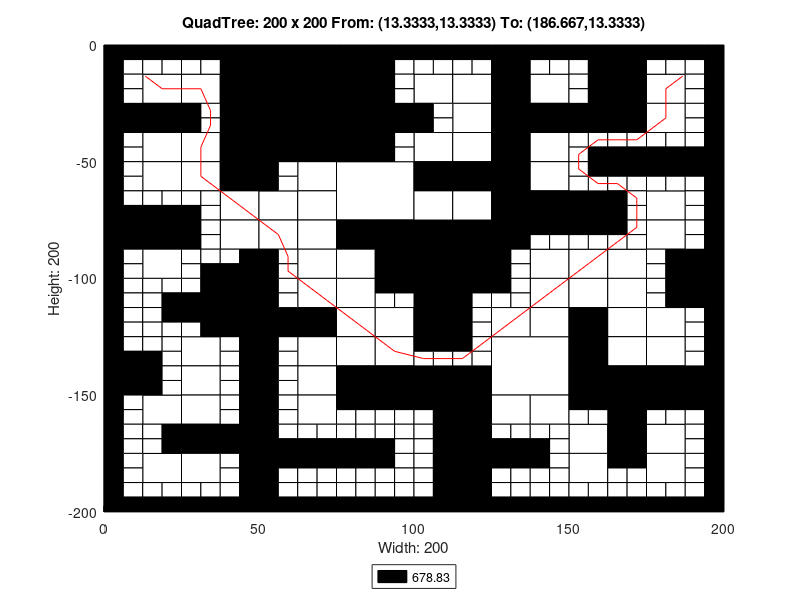

Write MATLAB code to recreate this figure.
axis([0 200 -200 0]);
title('QuadTree: 200 x 200 From: (13.3333,13.3333) To: (186.667,13.3333)');
xlabel('Width: 200');
ylabel('Height: 200');
rectangle('Position',[50 -25 25 25], 'FaceColor',[0 0 0]);
rectangle('Position',[50 -50 25 25], 'FaceColor',[0 0 0]);
rectangle('Position',[75 -75 25 25], 'FaceColor',[1 1 1]);
rectangle('Position',[100 -100 25 25], 'FaceColor',[0 0 0]);
rectangle('Position',[125 -150 25 25], 'FaceColor',[1 1 1]);
rectangle('Position',[12.5 -25 12.5 12.5], 'FaceColor',[1 1 1]);
rectangle('Position',[37.5 -12.5 12.5 12.5], 'FaceColor',[0 0 0]);
rectangle('Position',[25 -25 12.5 12.5], 'FaceColor',[1 1 1]);
rectangle('Position',[37.5 -25 12.5 12.5], 'FaceColor',[0 0 0]);
rectangle('Position',[0 -37.5 12.5 12.5], 'FaceColor',[0 0 0]);
rectangle('Position',[12.5 -37.5 12.5 12.5], 'FaceColor',[0 0 0]);
rectangle('Position',[12.5 -50 12.5 12.5], 'FaceColor',[1 1 1]);
rectangle('Position',[37.5 -37.5 12.5 12.5], 'FaceColor',[0 0 0]);
rectangle('Position',[25 -50 12.5 12.5], 'FaceColor',[1 1 1]);
rectangle('Position',[37.5 -50 12.5 12.5], 'FaceColor',[0 0 0]);
rectangle('Position',[75 -12.5 12.5 12.5], 'FaceColor',[0 0 0]);
rectangle('Position',[75 -25 12.5 12.5], 'FaceColor',[0 0 0]);
rectangle('Position',[75 -37.5 12.5 12.5], 'FaceColor',[0 0 0]);
rectangle('Position',[87.5 -37.5 12.5 12.5], 'FaceColor',[0 0 0]);
rectangle('Position',[75 -50 12.5 12.5], 'FaceColor',[0 0 0]);
rectangle('Position',[12.5 -62.5 12.5 12.5], 'FaceColor',[1 1 1]);
rectangle('Position',[25 -62.5 12.5 12.5], 'FaceColor',[1 1 1]);
rectangle('Position',[37.5 -62.5 12.5 12.5], 'FaceColor',[0 0 0]);
rectangle('Position',[37.5 -75 12.5 12.5], 'FaceColor',[1 1 1]);
rectangle('Position',[0 -87.5 12.5 12.5], 'FaceColor',[0 0 0]);
rectangle('Position',[12.5 -87.5 12.5 12.5], 'FaceColor',[0 0 0]);
rectangle('Position',[12.5 -100 12.5 12.5], 'FaceColor',[1 1 1]);
rectangle('Position',[37.5 -87.5 12.5 12.5], 'FaceColor',[1 1 1]);
rectangle('Position',[62.5 -62.5 12.5 12.5], 'FaceColor',[1 1 1]);
rectangle('Position',[50 -75 12.5 12.5], 'FaceColor',[1 1 1]);
rectangle('Position',[62.5 -75 12.5 12.5], 'FaceColor',[1 1 1]);
rectangle('Position',[50 -87.5 12.5 12.5], 'FaceColor',[1 1 1]);
rectangle('Position',[62.5 -87.5 12.5 12.5], 'FaceColor',[1 1 1]);
rectangle('Position',[62.5 -100 12.5 12.5], 'FaceColor',[1 1 1]);
rectangle('Position',[75 -87.5 12.5 12.5], 'FaceColor',[0 0 0]);
rectangle('Position',[87.5 -87.5 12.5 12.5], 'FaceColor',[0 0 0]);
rectangle('Position',[75 -100 12.5 12.5], 'FaceColor',[1 1 1]);
rectangle('Position',[87.5 -100 12.5 12.5], 'FaceColor',[0 0 0]);
rectangle('Position',[100 -25 12.5 12.5], 'FaceColor',[1 1 1]);
rectangle('Position',[112.5 -25 12.5 12.5], 'FaceColor',[1 1 1]);
rectangle('Position',[125 -12.5 12.5 12.5], 'FaceColor',[0 0 0]);
rectangle('Position',[125 -25 12.5 12.5], 'FaceColor',[0 0 0]);
rectangle('Position',[137.5 -25 12.5 12.5], 'FaceColor',[1 1 1]);
rectangle('Position',[112.5 -37.5 12.5 12.5], 'FaceColor',[1 1 1]);
rectangle('Position',[100 -50 12.5 12.5], 'FaceColor',[1 1 1]);
rectangle('Position',[112.5 -50 12.5 12.5], 'FaceColor',[1 1 1]);
rectangle('Position',[125 -37.5 12.5 12.5], 'FaceColor',[0 0 0]);
rectangle('Position',[137.5 -37.5 12.5 12.5], 'FaceColor',[0 0 0]);
rectangle('Position',[125 -50 12.5 12.5], 'FaceColor',[0 0 0]);
rectangle('Position',[137.5 -50 12.5 12.5], 'FaceColor',[1 1 1]);
rectangle('Position',[162.5 -12.5 12.5 12.5], 'FaceColor',[0 0 0]);
rectangle('Position',[162.5 -25 12.5 12.5], 'FaceColor',[0 0 0]);
rectangle('Position',[175 -25 12.5 12.5], 'FaceColor',[1 1 1]);
rectangle('Position',[150 -37.5 12.5 12.5], 'FaceColor',[0 0 0]);
rectangle('Position',[162.5 -37.5 12.5 12.5], 'FaceColor',[0 0 0]);
rectangle('Position',[175 -37.5 12.5 12.5], 'FaceColor',[1 1 1]);
rectangle('Position',[100 -62.5 12.5 12.5], 'FaceColor',[0 0 0]);
rectangle('Position',[112.5 -62.5 12.5 12.5], 'FaceColor',[0 0 0]);
rectangle('Position',[100 -75 12.5 12.5], 'FaceColor',[1 1 1]);
rectangle('Position',[112.5 -75 12.5 12.5], 'FaceColor',[1 1 1]);
rectangle('Position',[125 -62.5 12.5 12.5], 'FaceColor',[0 0 0]);
rectangle('Position',[137.5 -62.5 12.5 12.5], 'FaceColor',[1 1 1]);
rectangle('Position',[125 -75 12.5 12.5], 'FaceColor',[0 0 0]);
rectangle('Position',[137.5 -75 12.5 12.5], 'FaceColor',[0 0 0]);
rectangle('Position',[125 -87.5 12.5 12.5], 'FaceColor',[0 0 0]);
rectangle('Position',[137.5 -100 12.5 12.5], 'FaceColor',[1 1 1]);
rectangle('Position',[150 -75 12.5 12.5], 'FaceColor',[0 0 0]);
rectangle('Position',[175 -75 12.5 12.5], 'FaceColor',[1 1 1]);
rectangle('Position',[150 -100 12.5 12.5], 'FaceColor',[1 1 1]);
rectangle('Position',[162.5 -100 12.5 12.5], 'FaceColor',[1 1 1]);
rectangle('Position',[175 -87.5 12.5 12.5], 'FaceColor',[1 1 1]);
rectangle('Position',[187.5 -100 12.5 12.5], 'FaceColor',[0 0 0]);
rectangle('Position',[37.5 -112.5 12.5 12.5], 'FaceColor',[0 0 0]);
rectangle('Position',[37.5 -125 12.5 12.5], 'FaceColor',[0 0 0]);
rectangle('Position',[0 -150 12.5 12.5], 'FaceColor',[0 0 0]);
rectangle('Position',[25 -137.5 12.5 12.5], 'FaceColor',[1 1 1]);
rectangle('Position',[25 -150 12.5 12.5], 'FaceColor',[1 1 1]);
rectangle('Position',[62.5 -112.5 12.5 12.5], 'FaceColor',[1 1 1]);
rectangle('Position',[50 -125 12.5 12.5], 'FaceColor',[0 0 0]);
rectangle('Position',[62.5 -125 12.5 12.5], 'FaceColor',[0 0 0]);
rectangle('Position',[75 -112.5 12.5 12.5], 'FaceColor',[1 1 1]);
rectangle('Position',[75 -125 12.5 12.5], 'FaceColor',[1 1 1]);
rectangle('Position',[87.5 -125 12.5 12.5], 'FaceColor',[1 1 1]);
rectangle('Position',[62.5 -137.5 12.5 12.5], 'FaceColor',[1 1 1]);
rectangle('Position',[62.5 -150 12.5 12.5], 'FaceColor',[1 1 1]);
rectangle('Position',[75 -137.5 12.5 12.5], 'FaceColor',[1 1 1]);
rectangle('Position',[87.5 -137.5 12.5 12.5], 'FaceColor',[1 1 1]);
rectangle('Position',[75 -150 12.5 12.5], 'FaceColor',[0 0 0]);
rectangle('Position',[87.5 -150 12.5 12.5], 'FaceColor',[0 0 0]);
rectangle('Position',[12.5 -162.5 12.5 12.5], 'FaceColor',[1 1 1]);
rectangle('Position',[25 -162.5 12.5 12.5], 'FaceColor',[1 1 1]);
rectangle('Position',[25 -175 12.5 12.5], 'FaceColor',[0 0 0]);
rectangle('Position',[37.5 -175 12.5 12.5], 'FaceColor',[0 0 0]);
rectangle('Position',[12.5 -187.5 12.5 12.5], 'FaceColor',[1 1 1]);
rectangle('Position',[25 -187.5 12.5 12.5], 'FaceColor',[1 1 1]);
rectangle('Position',[62.5 -162.5 12.5 12.5], 'FaceColor',[1 1 1]);
rectangle('Position',[100 -112.5 12.5 12.5], 'FaceColor',[0 0 0]);
rectangle('Position',[100 -125 12.5 12.5], 'FaceColor',[0 0 0]);
rectangle('Position',[137.5 -112.5 12.5 12.5], 'FaceColor',[1 1 1]);
rectangle('Position',[125 -125 12.5 12.5], 'FaceColor',[1 1 1]);
rectangle('Position',[137.5 -125 12.5 12.5], 'FaceColor',[1 1 1]);
rectangle('Position',[100 -150 12.5 12.5], 'FaceColor',[0 0 0]);
rectangle('Position',[112.5 -150 12.5 12.5], 'FaceColor',[0 0 0]);
rectangle('Position',[150 -112.5 12.5 12.5], 'FaceColor',[1 1 1]);
rectangle('Position',[162.5 -112.5 12.5 12.5], 'FaceColor',[1 1 1]);
rectangle('Position',[150 -125 12.5 12.5], 'FaceColor',[0 0 0]);
rectangle('Position',[162.5 -125 12.5 12.5], 'FaceColor',[1 1 1]);
rectangle('Position',[187.5 -112.5 12.5 12.5], 'FaceColor',[0 0 0]);
rectangle('Position',[175 -125 12.5 12.5], 'FaceColor',[1 1 1]);
rectangle('Position',[150 -137.5 12.5 12.5], 'FaceColor',[0 0 0]);
rectangle('Position',[162.5 -137.5 12.5 12.5], 'FaceColor',[1 1 1]);
rectangle('Position',[150 -150 12.5 12.5], 'FaceColor',[0 0 0]);
rectangle('Position',[162.5 -150 12.5 12.5], 'FaceColor',[0 0 0]);
rectangle('Position',[175 -137.5 12.5 12.5], 'FaceColor',[1 1 1]);
rectangle('Position',[175 -150 12.5 12.5], 'FaceColor',[0 0 0]);
rectangle('Position',[187.5 -150 12.5 12.5], 'FaceColor',[0 0 0]);
rectangle('Position',[112.5 -162.5 12.5 12.5], 'FaceColor',[0 0 0]);
rectangle('Position',[112.5 -175 12.5 12.5], 'FaceColor',[0 0 0]);
rectangle('Position',[125 -162.5 12.5 12.5], 'FaceColor',[1 1 1]);
rectangle('Position',[137.5 -162.5 12.5 12.5], 'FaceColor',[1 1 1]);
rectangle('Position',[112.5 -187.5 12.5 12.5], 'FaceColor',[0 0 0]);
rectangle('Position',[112.5 -200 12.5 12.5], 'FaceColor',[0 0 0]);
rectangle('Position',[162.5 -162.5 12.5 12.5], 'FaceColor',[0 0 0]);
rectangle('Position',[150 -175 12.5 12.5], 'FaceColor',[1 1 1]);
rectangle('Position',[162.5 -175 12.5 12.5], 'FaceColor',[0 0 0]);
rectangle('Position',[175 -175 12.5 12.5], 'FaceColor',[1 1 1]);
rectangle('Position',[150 -187.5 12.5 12.5], 'FaceColor',[1 1 1]);
rectangle('Position',[175 -187.5 12.5 12.5], 'FaceColor',[1 1 1]);
rectangle('Position',[0 -6.25 6.25 6.25], 'FaceColor',[0 0 0]);
rectangle('Position',[6.25 -6.25 6.25 6.25], 'FaceColor',[0 0 0]);
rectangle('Position',[0 -12.5 6.25 6.25], 'FaceColor',[0 0 0]);
rectangle('Position',[6.25 -12.5 6.25 6.25], 'FaceColor',[1 1 1]);
rectangle('Position',[12.5 -6.25 6.25 6.25], 'FaceColor',[0 0 0]);
rectangle('Position',[18.75 -6.25 6.25 6.25], 'FaceColor',[0 0 0]);
rectangle('Position',[12.5 -12.5 6.25 6.25], 'FaceColor',[1 1 1]);
rectangle('Position',[18.75 -12.5 6.25 6.25], 'FaceColor',[1 1 1]);
rectangle('Position',[0 -18.75 6.25 6.25], 'FaceColor',[0 0 0]);
rectangle('Position',[6.25 -18.75 6.25 6.25], 'FaceColor',[1 1 1]);
rectangle('Position',[0 -25 6.25 6.25], 'FaceColor',[0 0 0]);
rectangle('Position',[6.25 -25 6.25 6.25], 'FaceColor',[1 1 1]);
rectangle('Position',[25 -6.25 6.25 6.25], 'FaceColor',[0 0 0]);
rectangle('Position',[31.25 -6.25 6.25 6.25], 'FaceColor',[0 0 0]);
rectangle('Position',[25 -12.5 6.25 6.25], 'FaceColor',[1 1 1]);
rectangle('Position',[31.25 -12.5 6.25 6.25], 'FaceColor',[1 1 1]);
rectangle('Position',[0 -43.75 6.25 6.25], 'FaceColor',[0 0 0]);
rectangle('Position',[6.25 -43.75 6.25 6.25], 'FaceColor',[1 1 1]);
rectangle('Position',[0 -50 6.25 6.25], 'FaceColor',[0 0 0]);
rectangle('Position',[6.25 -50 6.25 6.25], 'FaceColor',[1 1 1]);
rectangle('Position',[25 -31.25 6.25 6.25], 'FaceColor',[0 0 0]);
rectangle('Position',[31.25 -31.25 6.25 6.25], 'FaceColor',[1 1 1]);
rectangle('Position',[25 -37.5 6.25 6.25], 'FaceColor',[0 0 0]);
rectangle('Position',[31.25 -37.5 6.25 6.25], 'FaceColor',[1 1 1]);
rectangle('Position',[87.5 -6.25 6.25 6.25], 'FaceColor',[0 0 0]);
rectangle('Position',[93.75 -6.25 6.25 6.25], 'FaceColor',[0 0 0]);
rectangle('Position',[87.5 -12.5 6.25 6.25], 'FaceColor',[0 0 0]);
rectangle('Position',[93.75 -12.5 6.25 6.25], 'FaceColor',[1 1 1]);
rectangle('Position',[87.5 -18.75 6.25 6.25], 'FaceColor',[0 0 0]);
rectangle('Position',[93.75 -18.75 6.25 6.25], 'FaceColor',[1 1 1]);
rectangle('Position',[87.5 -25 6.25 6.25], 'FaceColor',[0 0 0]);
rectangle('Position',[93.75 -25 6.25 6.25], 'FaceColor',[1 1 1]);
rectangle('Position',[87.5 -43.75 6.25 6.25], 'FaceColor',[0 0 0]);
rectangle('Position',[93.75 -43.75 6.25 6.25], 'FaceColor',[1 1 1]);
rectangle('Position',[87.5 -50 6.25 6.25], 'FaceColor',[0 0 0]);
rectangle('Position',[93.75 -50 6.25 6.25], 'FaceColor',[1 1 1]);
rectangle('Position',[0 -56.25 6.25 6.25], 'FaceColor',[0 0 0]);
rectangle('Position',[6.25 -56.25 6.25 6.25], 'FaceColor',[1 1 1]);
rectangle('Position',[0 -62.5 6.25 6.25], 'FaceColor',[0 0 0]);
rectangle('Position',[6.25 -62.5 6.25 6.25], 'FaceColor',[1 1 1]);
rectangle('Position',[0 -68.75 6.25 6.25], 'FaceColor',[0 0 0]);
rectangle('Position',[6.25 -68.75 6.25 6.25], 'FaceColor',[1 1 1]);
rectangle('Position',[0 -75 6.25 6.25], 'FaceColor',[0 0 0]);
rectangle('Position',[6.25 -75 6.25 6.25], 'FaceColor',[0 0 0]);
rectangle('Position',[12.5 -68.75 6.25 6.25], 'FaceColor',[1 1 1]);
rectangle('Position',[18.75 -68.75 6.25 6.25], 'FaceColor',[1 1 1]);
rectangle('Position',[12.5 -75 6.25 6.25], 'FaceColor',[0 0 0]);
rectangle('Position',[18.75 -75 6.25 6.25], 'FaceColor',[0 0 0]);
rectangle('Position',[25 -68.75 6.25 6.25], 'FaceColor',[1 1 1]);
rectangle('Position',[31.25 -68.75 6.25 6.25], 'FaceColor',[1 1 1]);
rectangle('Position',[25 -75 6.25 6.25], 'FaceColor',[0 0 0]);
rectangle('Position',[31.25 -75 6.25 6.25], 'FaceColor',[1 1 1]);
rectangle('Position',[0 -93.75 6.25 6.25], 'FaceColor',[0 0 0]);
rectangle('Position',[6.25 -93.75 6.25 6.25], 'FaceColor',[1 1 1]);
rectangle('Position',[0 -100 6.25 6.25], 'FaceColor',[0 0 0]);
rectangle('Position',[6.25 -100 6.25 6.25], 'FaceColor',[1 1 1]);
rectangle('Position',[25 -81.25 6.25 6.25], 'FaceColor',[0 0 0]);
rectangle('Position',[31.25 -81.25 6.25 6.25], 'FaceColor',[1 1 1]);
rectangle('Position',[25 -87.5 6.25 6.25], 'FaceColor',[0 0 0]);
rectangle('Position',[31.25 -87.5 6.25 6.25], 'FaceColor',[1 1 1]);
rectangle('Position',[25 -93.75 6.25 6.25], 'FaceColor',[1 1 1]);
rectangle('Position',[31.25 -93.75 6.25 6.25], 'FaceColor',[1 1 1]);
rectangle('Position',[25 -100 6.25 6.25], 'FaceColor',[1 1 1]);
rectangle('Position',[31.25 -100 6.25 6.25], 'FaceColor',[0 0 0]);
rectangle('Position',[37.5 -93.75 6.25 6.25], 'FaceColor',[1 1 1]);
rectangle('Position',[43.75 -93.75 6.25 6.25], 'FaceColor',[0 0 0]);
rectangle('Position',[37.5 -100 6.25 6.25], 'FaceColor',[0 0 0]);
rectangle('Position',[43.75 -100 6.25 6.25], 'FaceColor',[0 0 0]);
rectangle('Position',[50 -56.25 6.25 6.25], 'FaceColor',[0 0 0]);
rectangle('Position',[56.25 -56.25 6.25 6.25], 'FaceColor',[1 1 1]);
rectangle('Position',[50 -62.5 6.25 6.25], 'FaceColor',[0 0 0]);
rectangle('Position',[56.25 -62.5 6.25 6.25], 'FaceColor',[1 1 1]);
rectangle('Position',[50 -93.75 6.25 6.25], 'FaceColor',[0 0 0]);
rectangle('Position',[56.25 -93.75 6.25 6.25], 'FaceColor',[1 1 1]);
rectangle('Position',[50 -100 6.25 6.25], 'FaceColor',[0 0 0]);
rectangle('Position',[56.25 -100 6.25 6.25], 'FaceColor',[1 1 1]);
rectangle('Position',[100 -6.25 6.25 6.25], 'FaceColor',[0 0 0]);
rectangle('Position',[106.25 -6.25 6.25 6.25], 'FaceColor',[0 0 0]);
rectangle('Position',[100 -12.5 6.25 6.25], 'FaceColor',[1 1 1]);
rectangle('Position',[106.25 -12.5 6.25 6.25], 'FaceColor',[1 1 1]);
rectangle('Position',[112.5 -6.25 6.25 6.25], 'FaceColor',[0 0 0]);
rectangle('Position',[118.75 -6.25 6.25 6.25], 'FaceColor',[0 0 0]);
rectangle('Position',[112.5 -12.5 6.25 6.25], 'FaceColor',[1 1 1]);
rectangle('Position',[118.75 -12.5 6.25 6.25], 'FaceColor',[1 1 1]);
rectangle('Position',[137.5 -6.25 6.25 6.25], 'FaceColor',[0 0 0]);
rectangle('Position',[143.75 -6.25 6.25 6.25], 'FaceColor',[0 0 0]);
rectangle('Position',[137.5 -12.5 6.25 6.25], 'FaceColor',[1 1 1]);
rectangle('Position',[143.75 -12.5 6.25 6.25], 'FaceColor',[1 1 1]);
rectangle('Position',[100 -31.25 6.25 6.25], 'FaceColor',[0 0 0]);
rectangle('Position',[106.25 -31.25 6.25 6.25], 'FaceColor',[1 1 1]);
rectangle('Position',[100 -37.5 6.25 6.25], 'FaceColor',[0 0 0]);
rectangle('Position',[106.25 -37.5 6.25 6.25], 'FaceColor',[1 1 1]);
rectangle('Position',[150 -6.25 6.25 6.25], 'FaceColor',[0 0 0]);
rectangle('Position',[156.25 -6.25 6.25 6.25], 'FaceColor',[0 0 0]);
rectangle('Position',[150 -12.5 6.25 6.25], 'FaceColor',[1 1 1]);
rectangle('Position',[156.25 -12.5 6.25 6.25], 'FaceColor',[0 0 0]);
rectangle('Position',[150 -18.75 6.25 6.25], 'FaceColor',[1 1 1]);
rectangle('Position',[156.25 -18.75 6.25 6.25], 'FaceColor',[0 0 0]);
rectangle('Position',[150 -25 6.25 6.25], 'FaceColor',[1 1 1]);
rectangle('Position',[156.25 -25 6.25 6.25], 'FaceColor',[0 0 0]);
rectangle('Position',[175 -6.25 6.25 6.25], 'FaceColor',[0 0 0]);
rectangle('Position',[181.25 -6.25 6.25 6.25], 'FaceColor',[0 0 0]);
rectangle('Position',[175 -12.5 6.25 6.25], 'FaceColor',[1 1 1]);
rectangle('Position',[181.25 -12.5 6.25 6.25], 'FaceColor',[1 1 1]);
rectangle('Position',[187.5 -6.25 6.25 6.25], 'FaceColor',[0 0 0]);
rectangle('Position',[193.75 -6.25 6.25 6.25], 'FaceColor',[0 0 0]);
rectangle('Position',[187.5 -12.5 6.25 6.25], 'FaceColor',[1 1 1]);
rectangle('Position',[193.75 -12.5 6.25 6.25], 'FaceColor',[0 0 0]);
rectangle('Position',[187.5 -18.75 6.25 6.25], 'FaceColor',[1 1 1]);
rectangle('Position',[193.75 -18.75 6.25 6.25], 'FaceColor',[0 0 0]);
rectangle('Position',[187.5 -25 6.25 6.25], 'FaceColor',[1 1 1]);
rectangle('Position',[193.75 -25 6.25 6.25], 'FaceColor',[0 0 0]);
rectangle('Position',[150 -43.75 6.25 6.25], 'FaceColor',[1 1 1]);
rectangle('Position',[156.25 -43.75 6.25 6.25], 'FaceColor',[1 1 1]);
rectangle('Position',[150 -50 6.25 6.25], 'FaceColor',[1 1 1]);
rectangle('Position',[156.25 -50 6.25 6.25], 'FaceColor',[0 0 0]);
rectangle('Position',[162.5 -43.75 6.25 6.25], 'FaceColor',[1 1 1]);
rectangle('Position',[168.75 -43.75 6.25 6.25], 'FaceColor',[1 1 1]);
rectangle('Position',[162.5 -50 6.25 6.25], 'FaceColor',[0 0 0]);
rectangle('Position',[168.75 -50 6.25 6.25], 'FaceColor',[0 0 0]);
rectangle('Position',[187.5 -31.25 6.25 6.25], 'FaceColor',[1 1 1]);
rectangle('Position',[193.75 -31.25 6.25 6.25], 'FaceColor',[0 0 0]);
rectangle('Position',[187.5 -37.5 6.25 6.25], 'FaceColor',[1 1 1]);
rectangle('Position',[193.75 -37.5 6.25 6.25], 'FaceColor',[0 0 0]);
rectangle('Position',[175 -43.75 6.25 6.25], 'FaceColor',[1 1 1]);
rectangle('Position',[181.25 -43.75 6.25 6.25], 'FaceColor',[1 1 1]);
rectangle('Position',[175 -50 6.25 6.25], 'FaceColor',[0 0 0]);
rectangle('Position',[181.25 -50 6.25 6.25], 'FaceColor',[0 0 0]);
rectangle('Position',[187.5 -43.75 6.25 6.25], 'FaceColor',[1 1 1]);
rectangle('Position',[193.75 -43.75 6.25 6.25], 'FaceColor',[0 0 0]);
rectangle('Position',[187.5 -50 6.25 6.25], 'FaceColor',[0 0 0]);
rectangle('Position',[193.75 -50 6.25 6.25], 'FaceColor',[0 0 0]);
rectangle('Position',[137.5 -81.25 6.25 6.25], 'FaceColor',[0 0 0]);
rectangle('Position',[143.75 -81.25 6.25 6.25], 'FaceColor',[0 0 0]);
rectangle('Position',[137.5 -87.5 6.25 6.25], 'FaceColor',[1 1 1]);
rectangle('Position',[143.75 -87.5 6.25 6.25], 'FaceColor',[1 1 1]);
rectangle('Position',[125 -93.75 6.25 6.25], 'FaceColor',[0 0 0]);
rectangle('Position',[131.25 -93.75 6.25 6.25], 'FaceColor',[1 1 1]);
rectangle('Position',[125 -100 6.25 6.25], 'FaceColor',[0 0 0]);
rectangle('Position',[131.25 -100 6.25 6.25], 'FaceColor',[1 1 1]);
rectangle('Position',[150 -56.25 6.25 6.25], 'FaceColor',[1 1 1]);
rectangle('Position',[156.25 -56.25 6.25 6.25], 'FaceColor',[0 0 0]);
rectangle('Position',[150 -62.5 6.25 6.25], 'FaceColor',[1 1 1]);
rectangle('Position',[156.25 -62.5 6.25 6.25], 'FaceColor',[1 1 1]);
rectangle('Position',[162.5 -56.25 6.25 6.25], 'FaceColor',[0 0 0]);
rectangle('Position',[168.75 -56.25 6.25 6.25], 'FaceColor',[0 0 0]);
rectangle('Position',[162.5 -62.5 6.25 6.25], 'FaceColor',[1 1 1]);
rectangle('Position',[168.75 -62.5 6.25 6.25], 'FaceColor',[1 1 1]);
rectangle('Position',[162.5 -68.75 6.25 6.25], 'FaceColor',[0 0 0]);
rectangle('Position',[168.75 -68.75 6.25 6.25], 'FaceColor',[1 1 1]);
rectangle('Position',[162.5 -75 6.25 6.25], 'FaceColor',[0 0 0]);
rectangle('Position',[168.75 -75 6.25 6.25], 'FaceColor',[1 1 1]);
rectangle('Position',[175 -56.25 6.25 6.25], 'FaceColor',[0 0 0]);
rectangle('Position',[181.25 -56.25 6.25 6.25], 'FaceColor',[0 0 0]);
rectangle('Position',[175 -62.5 6.25 6.25], 'FaceColor',[1 1 1]);
rectangle('Position',[181.25 -62.5 6.25 6.25], 'FaceColor',[1 1 1]);
rectangle('Position',[187.5 -56.25 6.25 6.25], 'FaceColor',[0 0 0]);
rectangle('Position',[193.75 -56.25 6.25 6.25], 'FaceColor',[0 0 0]);
rectangle('Position',[187.5 -62.5 6.25 6.25], 'FaceColor',[1 1 1]);
rectangle('Position',[193.75 -62.5 6.25 6.25], 'FaceColor',[0 0 0]);
rectangle('Position',[187.5 -68.75 6.25 6.25], 'FaceColor',[1 1 1]);
rectangle('Position',[193.75 -68.75 6.25 6.25], 'FaceColor',[0 0 0]);
rectangle('Position',[187.5 -75 6.25 6.25], 'FaceColor',[1 1 1]);
rectangle('Position',[193.75 -75 6.25 6.25], 'FaceColor',[0 0 0]);
rectangle('Position',[150 -81.25 6.25 6.25], 'FaceColor',[0 0 0]);
rectangle('Position',[156.25 -81.25 6.25 6.25], 'FaceColor',[0 0 0]);
rectangle('Position',[150 -87.5 6.25 6.25], 'FaceColor',[1 1 1]);
rectangle('Position',[156.25 -87.5 6.25 6.25], 'FaceColor',[1 1 1]);
rectangle('Position',[162.5 -81.25 6.25 6.25], 'FaceColor',[0 0 0]);
rectangle('Position',[168.75 -81.25 6.25 6.25], 'FaceColor',[1 1 1]);
rectangle('Position',[162.5 -87.5 6.25 6.25], 'FaceColor',[1 1 1]);
rectangle('Position',[168.75 -87.5 6.25 6.25], 'FaceColor',[1 1 1]);
rectangle('Position',[187.5 -81.25 6.25 6.25], 'FaceColor',[1 1 1]);
rectangle('Position',[193.75 -81.25 6.25 6.25], 'FaceColor',[0 0 0]);
rectangle('Position',[187.5 -87.5 6.25 6.25], 'FaceColor',[1 1 1]);
rectangle('Position',[193.75 -87.5 6.25 6.25], 'FaceColor',[0 0 0]);
rectangle('Position',[175 -93.75 6.25 6.25], 'FaceColor',[1 1 1]);
rectangle('Position',[181.25 -93.75 6.25 6.25], 'FaceColor',[0 0 0]);
rectangle('Position',[175 -100 6.25 6.25], 'FaceColor',[1 1 1]);
rectangle('Position',[181.25 -100 6.25 6.25], 'FaceColor',[0 0 0]);
rectangle('Position',[0 -106.25 6.25 6.25], 'FaceColor',[0 0 0]);
rectangle('Position',[6.25 -106.25 6.25 6.25], 'FaceColor',[1 1 1]);
rectangle('Position',[0 -112.5 6.25 6.25], 'FaceColor',[0 0 0]);
rectangle('Position',[6.25 -112.5 6.25 6.25], 'FaceColor',[1 1 1]);
rectangle('Position',[12.5 -106.25 6.25 6.25], 'FaceColor',[1 1 1]);
rectangle('Position',[18.75 -106.25 6.25 6.25], 'FaceColor',[1 1 1]);
rectangle('Position',[12.5 -112.5 6.25 6.25], 'FaceColor',[1 1 1]);
rectangle('Position',[18.75 -112.5 6.25 6.25], 'FaceColor',[0 0 0]);
rectangle('Position',[0 -118.75 6.25 6.25], 'FaceColor',[0 0 0]);
rectangle('Position',[6.25 -118.75 6.25 6.25], 'FaceColor',[1 1 1]);
rectangle('Position',[0 -125 6.25 6.25], 'FaceColor',[0 0 0]);
rectangle('Position',[6.25 -125 6.25 6.25], 'FaceColor',[1 1 1]);
rectangle('Position',[12.5 -118.75 6.25 6.25], 'FaceColor',[1 1 1]);
rectangle('Position',[18.75 -118.75 6.25 6.25], 'FaceColor',[0 0 0]);
rectangle('Position',[12.5 -125 6.25 6.25], 'FaceColor',[1 1 1]);
rectangle('Position',[18.75 -125 6.25 6.25], 'FaceColor',[1 1 1]);
rectangle('Position',[25 -106.25 6.25 6.25], 'FaceColor',[1 1 1]);
rectangle('Position',[31.25 -106.25 6.25 6.25], 'FaceColor',[0 0 0]);
rectangle('Position',[25 -112.5 6.25 6.25], 'FaceColor',[0 0 0]);
rectangle('Position',[31.25 -112.5 6.25 6.25], 'FaceColor',[0 0 0]);
rectangle('Position',[25 -118.75 6.25 6.25], 'FaceColor',[0 0 0]);
rectangle('Position',[31.25 -118.75 6.25 6.25], 'FaceColor',[0 0 0]);
rectangle('Position',[25 -125 6.25 6.25], 'FaceColor',[1 1 1]);
rectangle('Position',[31.25 -125 6.25 6.25], 'FaceColor',[0 0 0]);
rectangle('Position',[0 -131.25 6.25 6.25], 'FaceColor',[0 0 0]);
rectangle('Position',[6.25 -131.25 6.25 6.25], 'FaceColor',[1 1 1]);
rectangle('Position',[0 -137.5 6.25 6.25], 'FaceColor',[0 0 0]);
rectangle('Position',[6.25 -137.5 6.25 6.25], 'FaceColor',[0 0 0]);
rectangle('Position',[12.5 -131.25 6.25 6.25], 'FaceColor',[1 1 1]);
rectangle('Position',[18.75 -131.25 6.25 6.25], 'FaceColor',[1 1 1]);
rectangle('Position',[12.5 -137.5 6.25 6.25], 'FaceColor',[0 0 0]);
rectangle('Position',[18.75 -137.5 6.25 6.25], 'FaceColor',[1 1 1]);
rectangle('Position',[12.5 -143.75 6.25 6.25], 'FaceColor',[0 0 0]);
rectangle('Position',[18.75 -143.75 6.25 6.25], 'FaceColor',[1 1 1]);
rectangle('Position',[12.5 -150 6.25 6.25], 'FaceColor',[0 0 0]);
rectangle('Position',[18.75 -150 6.25 6.25], 'FaceColor',[1 1 1]);
rectangle('Position',[37.5 -131.25 6.25 6.25], 'FaceColor',[1 1 1]);
rectangle('Position',[43.75 -131.25 6.25 6.25], 'FaceColor',[0 0 0]);
rectangle('Position',[37.5 -137.5 6.25 6.25], 'FaceColor',[1 1 1]);
rectangle('Position',[43.75 -137.5 6.25 6.25], 'FaceColor',[0 0 0]);
rectangle('Position',[37.5 -143.75 6.25 6.25], 'FaceColor',[1 1 1]);
rectangle('Position',[43.75 -143.75 6.25 6.25], 'FaceColor',[0 0 0]);
rectangle('Position',[37.5 -150 6.25 6.25], 'FaceColor',[1 1 1]);
rectangle('Position',[43.75 -150 6.25 6.25], 'FaceColor',[0 0 0]);
rectangle('Position',[50 -106.25 6.25 6.25], 'FaceColor',[0 0 0]);
rectangle('Position',[56.25 -106.25 6.25 6.25], 'FaceColor',[1 1 1]);
rectangle('Position',[50 -112.5 6.25 6.25], 'FaceColor',[0 0 0]);
rectangle('Position',[56.25 -112.5 6.25 6.25], 'FaceColor',[1 1 1]);
rectangle('Position',[87.5 -106.25 6.25 6.25], 'FaceColor',[0 0 0]);
rectangle('Position',[93.75 -106.25 6.25 6.25], 'FaceColor',[0 0 0]);
rectangle('Position',[87.5 -112.5 6.25 6.25], 'FaceColor',[1 1 1]);
rectangle('Position',[93.75 -112.5 6.25 6.25], 'FaceColor',[1 1 1]);
rectangle('Position',[50 -131.25 6.25 6.25], 'FaceColor',[0 0 0]);
rectangle('Position',[56.25 -131.25 6.25 6.25], 'FaceColor',[1 1 1]);
rectangle('Position',[50 -137.5 6.25 6.25], 'FaceColor',[0 0 0]);
rectangle('Position',[56.25 -137.5 6.25 6.25], 'FaceColor',[1 1 1]);
rectangle('Position',[50 -143.75 6.25 6.25], 'FaceColor',[0 0 0]);
rectangle('Position',[56.25 -143.75 6.25 6.25], 'FaceColor',[1 1 1]);
rectangle('Position',[50 -150 6.25 6.25], 'FaceColor',[0 0 0]);
rectangle('Position',[56.25 -150 6.25 6.25], 'FaceColor',[1 1 1]);
rectangle('Position',[0 -156.25 6.25 6.25], 'FaceColor',[0 0 0]);
rectangle('Position',[6.25 -156.25 6.25 6.25], 'FaceColor',[1 1 1]);
rectangle('Position',[0 -162.5 6.25 6.25], 'FaceColor',[0 0 0]);
rectangle('Position',[6.25 -162.5 6.25 6.25], 'FaceColor',[1 1 1]);
rectangle('Position',[0 -168.75 6.25 6.25], 'FaceColor',[0 0 0]);
rectangle('Position',[6.25 -168.75 6.25 6.25], 'FaceColor',[1 1 1]);
rectangle('Position',[0 -175 6.25 6.25], 'FaceColor',[0 0 0]);
rectangle('Position',[6.25 -175 6.25 6.25], 'FaceColor',[1 1 1]);
rectangle('Position',[12.5 -168.75 6.25 6.25], 'FaceColor',[1 1 1]);
rectangle('Position',[18.75 -168.75 6.25 6.25], 'FaceColor',[0 0 0]);
rectangle('Position',[12.5 -175 6.25 6.25], 'FaceColor',[1 1 1]);
rectangle('Position',[18.75 -175 6.25 6.25], 'FaceColor',[0 0 0]);
rectangle('Position',[37.5 -156.25 6.25 6.25], 'FaceColor',[1 1 1]);
rectangle('Position',[43.75 -156.25 6.25 6.25], 'FaceColor',[0 0 0]);
rectangle('Position',[37.5 -162.5 6.25 6.25], 'FaceColor',[1 1 1]);
rectangle('Position',[43.75 -162.5 6.25 6.25], 'FaceColor',[0 0 0]);
rectangle('Position',[0 -181.25 6.25 6.25], 'FaceColor',[0 0 0]);
rectangle('Position',[6.25 -181.25 6.25 6.25], 'FaceColor',[1 1 1]);
rectangle('Position',[0 -187.5 6.25 6.25], 'FaceColor',[0 0 0]);
rectangle('Position',[6.25 -187.5 6.25 6.25], 'FaceColor',[1 1 1]);
rectangle('Position',[0 -193.75 6.25 6.25], 'FaceColor',[0 0 0]);
rectangle('Position',[6.25 -193.75 6.25 6.25], 'FaceColor',[1 1 1]);
rectangle('Position',[0 -200 6.25 6.25], 'FaceColor',[0 0 0]);
rectangle('Position',[6.25 -200 6.25 6.25], 'FaceColor',[0 0 0]);
rectangle('Position',[12.5 -193.75 6.25 6.25], 'FaceColor',[1 1 1]);
rectangle('Position',[18.75 -193.75 6.25 6.25], 'FaceColor',[1 1 1]);
rectangle('Position',[12.5 -200 6.25 6.25], 'FaceColor',[0 0 0]);
rectangle('Position',[18.75 -200 6.25 6.25], 'FaceColor',[0 0 0]);
rectangle('Position',[37.5 -181.25 6.25 6.25], 'FaceColor',[1 1 1]);
rectangle('Position',[43.75 -181.25 6.25 6.25], 'FaceColor',[0 0 0]);
rectangle('Position',[37.5 -187.5 6.25 6.25], 'FaceColor',[1 1 1]);
rectangle('Position',[43.75 -187.5 6.25 6.25], 'FaceColor',[0 0 0]);
rectangle('Position',[25 -193.75 6.25 6.25], 'FaceColor',[1 1 1]);
rectangle('Position',[31.25 -193.75 6.25 6.25], 'FaceColor',[1 1 1]);
rectangle('Position',[25 -200 6.25 6.25], 'FaceColor',[0 0 0]);
rectangle('Position',[31.25 -200 6.25 6.25], 'FaceColor',[0 0 0]);
rectangle('Position',[37.5 -193.75 6.25 6.25], 'FaceColor',[1 1 1]);
rectangle('Position',[43.75 -193.75 6.25 6.25], 'FaceColor',[0 0 0]);
rectangle('Position',[37.5 -200 6.25 6.25], 'FaceColor',[0 0 0]);
rectangle('Position',[43.75 -200 6.25 6.25], 'FaceColor',[0 0 0]);
rectangle('Position',[50 -156.25 6.25 6.25], 'FaceColor',[0 0 0]);
rectangle('Position',[56.25 -156.25 6.25 6.25], 'FaceColor',[1 1 1]);
rectangle('Position',[50 -162.5 6.25 6.25], 'FaceColor',[0 0 0]);
rectangle('Position',[56.25 -162.5 6.25 6.25], 'FaceColor',[1 1 1]);
rectangle('Position',[50 -168.75 6.25 6.25], 'FaceColor',[0 0 0]);
rectangle('Position',[56.25 -168.75 6.25 6.25], 'FaceColor',[1 1 1]);
rectangle('Position',[50 -175 6.25 6.25], 'FaceColor',[0 0 0]);
rectangle('Position',[56.25 -175 6.25 6.25], 'FaceColor',[0 0 0]);
rectangle('Position',[62.5 -168.75 6.25 6.25], 'FaceColor',[1 1 1]);
rectangle('Position',[68.75 -168.75 6.25 6.25], 'FaceColor',[1 1 1]);
rectangle('Position',[62.5 -175 6.25 6.25], 'FaceColor',[0 0 0]);
rectangle('Position',[68.75 -175 6.25 6.25], 'FaceColor',[0 0 0]);
rectangle('Position',[75 -156.25 6.25 6.25], 'FaceColor',[0 0 0]);
rectangle('Position',[81.25 -156.25 6.25 6.25], 'FaceColor',[0 0 0]);
rectangle('Position',[75 -162.5 6.25 6.25], 'FaceColor',[1 1 1]);
rectangle('Position',[81.25 -162.5 6.25 6.25], 'FaceColor',[1 1 1]);
rectangle('Position',[87.5 -156.25 6.25 6.25], 'FaceColor',[0 0 0]);
rectangle('Position',[93.75 -156.25 6.25 6.25], 'FaceColor',[0 0 0]);
rectangle('Position',[87.5 -162.5 6.25 6.25], 'FaceColor',[1 1 1]);
rectangle('Position',[93.75 -162.5 6.25 6.25], 'FaceColor',[1 1 1]);
rectangle('Position',[75 -168.75 6.25 6.25], 'FaceColor',[1 1 1]);
rectangle('Position',[81.25 -168.75 6.25 6.25], 'FaceColor',[1 1 1]);
rectangle('Position',[75 -175 6.25 6.25], 'FaceColor',[0 0 0]);
rectangle('Position',[81.25 -175 6.25 6.25], 'FaceColor',[0 0 0]);
rectangle('Position',[87.5 -168.75 6.25 6.25], 'FaceColor',[1 1 1]);
rectangle('Position',[93.75 -168.75 6.25 6.25], 'FaceColor',[1 1 1]);
rectangle('Position',[87.5 -175 6.25 6.25], 'FaceColor',[0 0 0]);
rectangle('Position',[93.75 -175 6.25 6.25], 'FaceColor',[1 1 1]);
rectangle('Position',[50 -181.25 6.25 6.25], 'FaceColor',[0 0 0]);
rectangle('Position',[56.25 -181.25 6.25 6.25], 'FaceColor',[0 0 0]);
rectangle('Position',[50 -187.5 6.25 6.25], 'FaceColor',[0 0 0]);
rectangle('Position',[56.25 -187.5 6.25 6.25], 'FaceColor',[1 1 1]);
rectangle('Position',[62.5 -181.25 6.25 6.25], 'FaceColor',[0 0 0]);
rectangle('Position',[68.75 -181.25 6.25 6.25], 'FaceColor',[0 0 0]);
rectangle('Position',[62.5 -187.5 6.25 6.25], 'FaceColor',[1 1 1]);
rectangle('Position',[68.75 -187.5 6.25 6.25], 'FaceColor',[1 1 1]);
rectangle('Position',[50 -193.75 6.25 6.25], 'FaceColor',[0 0 0]);
rectangle('Position',[56.25 -193.75 6.25 6.25], 'FaceColor',[1 1 1]);
rectangle('Position',[50 -200 6.25 6.25], 'FaceColor',[0 0 0]);
rectangle('Position',[56.25 -200 6.25 6.25], 'FaceColor',[0 0 0]);
rectangle('Position',[62.5 -193.75 6.25 6.25], 'FaceColor',[1 1 1]);
rectangle('Position',[68.75 -193.75 6.25 6.25], 'FaceColor',[1 1 1]);
rectangle('Position',[62.5 -200 6.25 6.25], 'FaceColor',[0 0 0]);
rectangle('Position',[68.75 -200 6.25 6.25], 'FaceColor',[0 0 0]);
rectangle('Position',[75 -181.25 6.25 6.25], 'FaceColor',[0 0 0]);
rectangle('Position',[81.25 -181.25 6.25 6.25], 'FaceColor',[0 0 0]);
rectangle('Position',[75 -187.5 6.25 6.25], 'FaceColor',[1 1 1]);
rectangle('Position',[81.25 -187.5 6.25 6.25], 'FaceColor',[1 1 1]);
rectangle('Position',[87.5 -181.25 6.25 6.25], 'FaceColor',[0 0 0]);
rectangle('Position',[93.75 -181.25 6.25 6.25], 'FaceColor',[1 1 1]);
rectangle('Position',[87.5 -187.5 6.25 6.25], 'FaceColor',[1 1 1]);
rectangle('Position',[93.75 -187.5 6.25 6.25], 'FaceColor',[1 1 1]);
rectangle('Position',[75 -193.75 6.25 6.25], 'FaceColor',[1 1 1]);
rectangle('Position',[81.25 -193.75 6.25 6.25], 'FaceColor',[1 1 1]);
rectangle('Position',[75 -200 6.25 6.25], 'FaceColor',[0 0 0]);
rectangle('Position',[81.25 -200 6.25 6.25], 'FaceColor',[0 0 0]);
rectangle('Position',[87.5 -193.75 6.25 6.25], 'FaceColor',[1 1 1]);
rectangle('Position',[93.75 -193.75 6.25 6.25], 'FaceColor',[1 1 1]);
rectangle('Position',[87.5 -200 6.25 6.25], 'FaceColor',[0 0 0]);
rectangle('Position',[93.75 -200 6.25 6.25], 'FaceColor',[0 0 0]);
rectangle('Position',[112.5 -106.25 6.25 6.25], 'FaceColor',[0 0 0]);
rectangle('Position',[118.75 -106.25 6.25 6.25], 'FaceColor',[0 0 0]);
rectangle('Position',[112.5 -112.5 6.25 6.25], 'FaceColor',[0 0 0]);
rectangle('Position',[118.75 -112.5 6.25 6.25], 'FaceColor',[1 1 1]);
rectangle('Position',[112.5 -118.75 6.25 6.25], 'FaceColor',[0 0 0]);
rectangle('Position',[118.75 -118.75 6.25 6.25], 'FaceColor',[1 1 1]);
rectangle('Position',[112.5 -125 6.25 6.25], 'FaceColor',[0 0 0]);
rectangle('Position',[118.75 -125 6.25 6.25], 'FaceColor',[1 1 1]);
rectangle('Position',[125 -106.25 6.25 6.25], 'FaceColor',[0 0 0]);
rectangle('Position',[131.25 -106.25 6.25 6.25], 'FaceColor',[1 1 1]);
rectangle('Position',[125 -112.5 6.25 6.25], 'FaceColor',[1 1 1]);
rectangle('Position',[131.25 -112.5 6.25 6.25], 'FaceColor',[1 1 1]);
rectangle('Position',[100 -131.25 6.25 6.25], 'FaceColor',[0 0 0]);
rectangle('Position',[106.25 -131.25 6.25 6.25], 'FaceColor',[0 0 0]);
rectangle('Position',[100 -137.5 6.25 6.25], 'FaceColor',[1 1 1]);
rectangle('Position',[106.25 -137.5 6.25 6.25], 'FaceColor',[1 1 1]);
rectangle('Position',[112.5 -131.25 6.25 6.25], 'FaceColor',[0 0 0]);
rectangle('Position',[118.75 -131.25 6.25 6.25], 'FaceColor',[1 1 1]);
rectangle('Position',[112.5 -137.5 6.25 6.25], 'FaceColor',[1 1 1]);
rectangle('Position',[118.75 -137.5 6.25 6.25], 'FaceColor',[1 1 1]);
rectangle('Position',[175 -106.25 6.25 6.25], 'FaceColor',[1 1 1]);
rectangle('Position',[181.25 -106.25 6.25 6.25], 'FaceColor',[0 0 0]);
rectangle('Position',[175 -112.5 6.25 6.25], 'FaceColor',[1 1 1]);
rectangle('Position',[181.25 -112.5 6.25 6.25], 'FaceColor',[0 0 0]);
rectangle('Position',[187.5 -118.75 6.25 6.25], 'FaceColor',[1 1 1]);
rectangle('Position',[193.75 -118.75 6.25 6.25], 'FaceColor',[0 0 0]);
rectangle('Position',[187.5 -125 6.25 6.25], 'FaceColor',[1 1 1]);
rectangle('Position',[193.75 -125 6.25 6.25], 'FaceColor',[0 0 0]);
rectangle('Position',[187.5 -131.25 6.25 6.25], 'FaceColor',[1 1 1]);
rectangle('Position',[193.75 -131.25 6.25 6.25], 'FaceColor',[0 0 0]);
rectangle('Position',[187.5 -137.5 6.25 6.25], 'FaceColor',[1 1 1]);
rectangle('Position',[193.75 -137.5 6.25 6.25], 'FaceColor',[0 0 0]);
rectangle('Position',[100 -156.25 6.25 6.25], 'FaceColor',[0 0 0]);
rectangle('Position',[106.25 -156.25 6.25 6.25], 'FaceColor',[0 0 0]);
rectangle('Position',[100 -162.5 6.25 6.25], 'FaceColor',[1 1 1]);
rectangle('Position',[106.25 -162.5 6.25 6.25], 'FaceColor',[0 0 0]);
rectangle('Position',[100 -168.75 6.25 6.25], 'FaceColor',[1 1 1]);
rectangle('Position',[106.25 -168.75 6.25 6.25], 'FaceColor',[0 0 0]);
rectangle('Position',[100 -175 6.25 6.25], 'FaceColor',[1 1 1]);
rectangle('Position',[106.25 -175 6.25 6.25], 'FaceColor',[0 0 0]);
rectangle('Position',[125 -168.75 6.25 6.25], 'FaceColor',[1 1 1]);
rectangle('Position',[131.25 -168.75 6.25 6.25], 'FaceColor',[1 1 1]);
rectangle('Position',[125 -175 6.25 6.25], 'FaceColor',[0 0 0]);
rectangle('Position',[131.25 -175 6.25 6.25], 'FaceColor',[0 0 0]);
rectangle('Position',[137.5 -168.75 6.25 6.25], 'FaceColor',[1 1 1]);
rectangle('Position',[143.75 -168.75 6.25 6.25], 'FaceColor',[1 1 1]);
rectangle('Position',[137.5 -175 6.25 6.25], 'FaceColor',[0 0 0]);
rectangle('Position',[143.75 -175 6.25 6.25], 'FaceColor',[1 1 1]);
rectangle('Position',[100 -181.25 6.25 6.25], 'FaceColor',[1 1 1]);
rectangle('Position',[106.25 -181.25 6.25 6.25], 'FaceColor',[0 0 0]);
rectangle('Position',[100 -187.5 6.25 6.25], 'FaceColor',[1 1 1]);
rectangle('Position',[106.25 -187.5 6.25 6.25], 'FaceColor',[0 0 0]);
rectangle('Position',[100 -193.75 6.25 6.25], 'FaceColor',[1 1 1]);
rectangle('Position',[106.25 -193.75 6.25 6.25], 'FaceColor',[0 0 0]);
rectangle('Position',[100 -200 6.25 6.25], 'FaceColor',[0 0 0]);
rectangle('Position',[106.25 -200 6.25 6.25], 'FaceColor',[0 0 0]);
rectangle('Position',[125 -181.25 6.25 6.25], 'FaceColor',[0 0 0]);
rectangle('Position',[131.25 -181.25 6.25 6.25], 'FaceColor',[0 0 0]);
rectangle('Position',[125 -187.5 6.25 6.25], 'FaceColor',[1 1 1]);
rectangle('Position',[131.25 -187.5 6.25 6.25], 'FaceColor',[1 1 1]);
rectangle('Position',[137.5 -181.25 6.25 6.25], 'FaceColor',[0 0 0]);
rectangle('Position',[143.75 -181.25 6.25 6.25], 'FaceColor',[1 1 1]);
rectangle('Position',[137.5 -187.5 6.25 6.25], 'FaceColor',[1 1 1]);
rectangle('Position',[143.75 -187.5 6.25 6.25], 'FaceColor',[1 1 1]);
rectangle('Position',[125 -193.75 6.25 6.25], 'FaceColor',[1 1 1]);
rectangle('Position',[131.25 -193.75 6.25 6.25], 'FaceColor',[1 1 1]);
rectangle('Position',[125 -200 6.25 6.25], 'FaceColor',[0 0 0]);
rectangle('Position',[131.25 -200 6.25 6.25], 'FaceColor',[0 0 0]);
rectangle('Position',[137.5 -193.75 6.25 6.25], 'FaceColor',[1 1 1]);
rectangle('Position',[143.75 -193.75 6.25 6.25], 'FaceColor',[1 1 1]);
rectangle('Position',[137.5 -200 6.25 6.25], 'FaceColor',[0 0 0]);
rectangle('Position',[143.75 -200 6.25 6.25], 'FaceColor',[0 0 0]);
rectangle('Position',[150 -156.25 6.25 6.25], 'FaceColor',[0 0 0]);
rectangle('Position',[156.25 -156.25 6.25 6.25], 'FaceColor',[0 0 0]);
rectangle('Position',[150 -162.5 6.25 6.25], 'FaceColor',[1 1 1]);
rectangle('Position',[156.25 -162.5 6.25 6.25], 'FaceColor',[1 1 1]);
rectangle('Position',[175 -156.25 6.25 6.25], 'FaceColor',[0 0 0]);
rectangle('Position',[181.25 -156.25 6.25 6.25], 'FaceColor',[0 0 0]);
rectangle('Position',[175 -162.5 6.25 6.25], 'FaceColor',[1 1 1]);
rectangle('Position',[181.25 -162.5 6.25 6.25], 'FaceColor',[1 1 1]);
rectangle('Position',[187.5 -156.25 6.25 6.25], 'FaceColor',[0 0 0]);
rectangle('Position',[193.75 -156.25 6.25 6.25], 'FaceColor',[0 0 0]);
rectangle('Position',[187.5 -162.5 6.25 6.25], 'FaceColor',[1 1 1]);
rectangle('Position',[193.75 -162.5 6.25 6.25], 'FaceColor',[0 0 0]);
rectangle('Position',[187.5 -168.75 6.25 6.25], 'FaceColor',[1 1 1]);
rectangle('Position',[193.75 -168.75 6.25 6.25], 'FaceColor',[0 0 0]);
rectangle('Position',[187.5 -175 6.25 6.25], 'FaceColor',[1 1 1]);
rectangle('Position',[193.75 -175 6.25 6.25], 'FaceColor',[0 0 0]);
rectangle('Position',[162.5 -181.25 6.25 6.25], 'FaceColor',[0 0 0]);
rectangle('Position',[168.75 -181.25 6.25 6.25], 'FaceColor',[0 0 0]);
rectangle('Position',[162.5 -187.5 6.25 6.25], 'FaceColor',[1 1 1]);
rectangle('Position',[168.75 -187.5 6.25 6.25], 'FaceColor',[1 1 1]);
rectangle('Position',[150 -193.75 6.25 6.25], 'FaceColor',[1 1 1]);
rectangle('Position',[156.25 -193.75 6.25 6.25], 'FaceColor',[1 1 1]);
rectangle('Position',[150 -200 6.25 6.25], 'FaceColor',[0 0 0]);
rectangle('Position',[156.25 -200 6.25 6.25], 'FaceColor',[0 0 0]);
rectangle('Position',[162.5 -193.75 6.25 6.25], 'FaceColor',[1 1 1]);
rectangle('Position',[168.75 -193.75 6.25 6.25], 'FaceColor',[1 1 1]);
rectangle('Position',[162.5 -200 6.25 6.25], 'FaceColor',[0 0 0]);
rectangle('Position',[168.75 -200 6.25 6.25], 'FaceColor',[0 0 0]);
rectangle('Position',[187.5 -181.25 6.25 6.25], 'FaceColor',[1 1 1]);
rectangle('Position',[193.75 -181.25 6.25 6.25], 'FaceColor',[0 0 0]);
rectangle('Position',[187.5 -187.5 6.25 6.25], 'FaceColor',[1 1 1]);
rectangle('Position',[193.75 -187.5 6.25 6.25], 'FaceColor',[0 0 0]);
rectangle('Position',[175 -193.75 6.25 6.25], 'FaceColor',[1 1 1]);
rectangle('Position',[181.25 -193.75 6.25 6.25], 'FaceColor',[1 1 1]);
rectangle('Position',[175 -200 6.25 6.25], 'FaceColor',[0 0 0]);
rectangle('Position',[181.25 -200 6.25 6.25], 'FaceColor',[0 0 0]);
rectangle('Position',[187.5 -193.75 6.25 6.25], 'FaceColor',[1 1 1]);
rectangle('Position',[193.75 -193.75 6.25 6.25], 'FaceColor',[0 0 0]);
rectangle('Position',[187.5 -200 6.25 6.25], 'FaceColor',[0 0 0]);
rectangle('Position',[193.75 -200 6.25 6.25], 'FaceColor',[0 0 0]);
X=[186.667,181.25,181.25,171.875,165.625,159.375,153.125,153.125,159.375,165.625,171.875,171.875,171.875,165.625,156.25,143.75,131.25,121.875,115.625,109.375,103.125,93.75,81.25,68.75,59.375,59.375,56.25,43.75,31.25,31.25,34.375,34.375,31.25,18.75,13.3333];
Y=[-13.3333,-18.75,-31.25,-40.625,-40.625,-40.625,-46.875,-53.125,-59.375,-59.375,-65.625,-71.875,-78.125,-84.375,-93.75,-106.25,-118.75,-128.125,-134.375,-134.375,-134.375,-131.25,-118.75,-106.25,-96.875,-90.625,-81.25,-68.75,-56.25,-43.75,-34.375,-28.125,-18.75,-18.75,-13.3333];
hold on;
plot(X,Y,'r');
legend('678.83','Location','southoutside');
